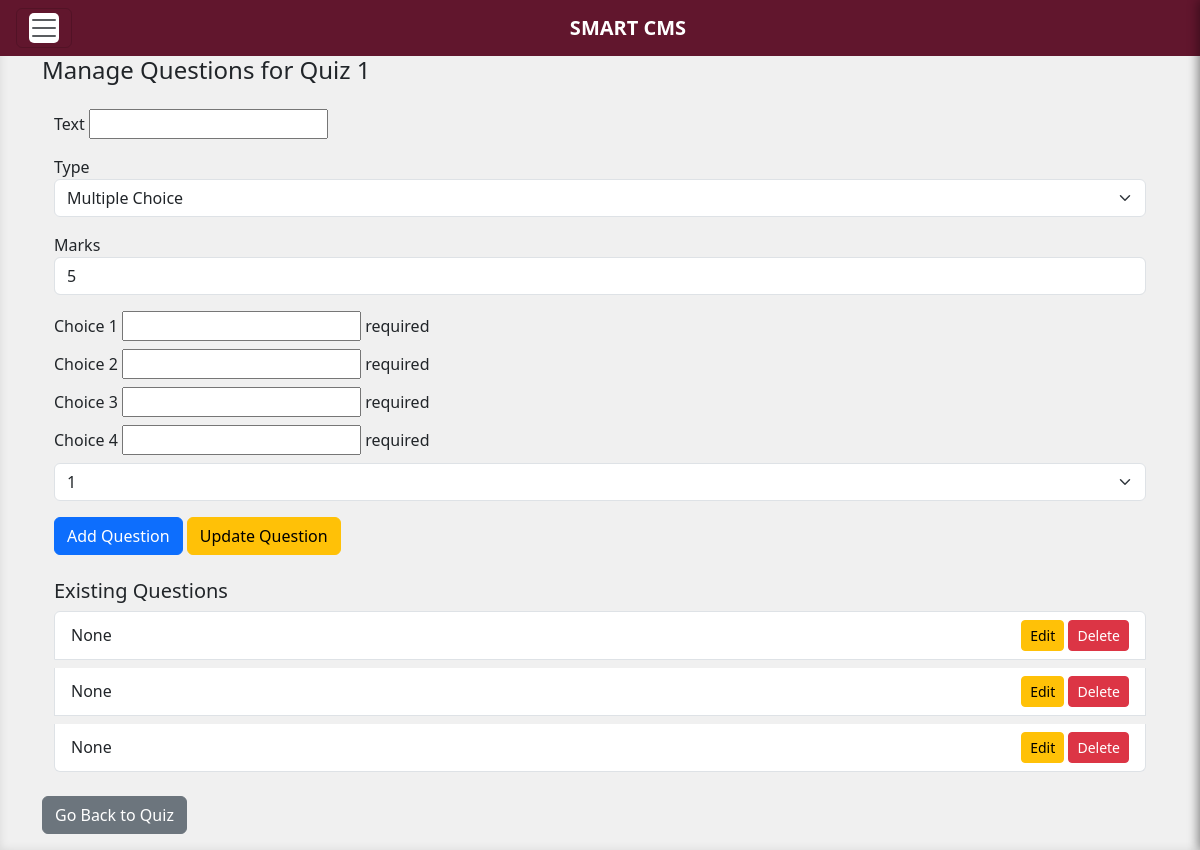
The page /instructor/quiz/1/2/ on the database as committed earlier.
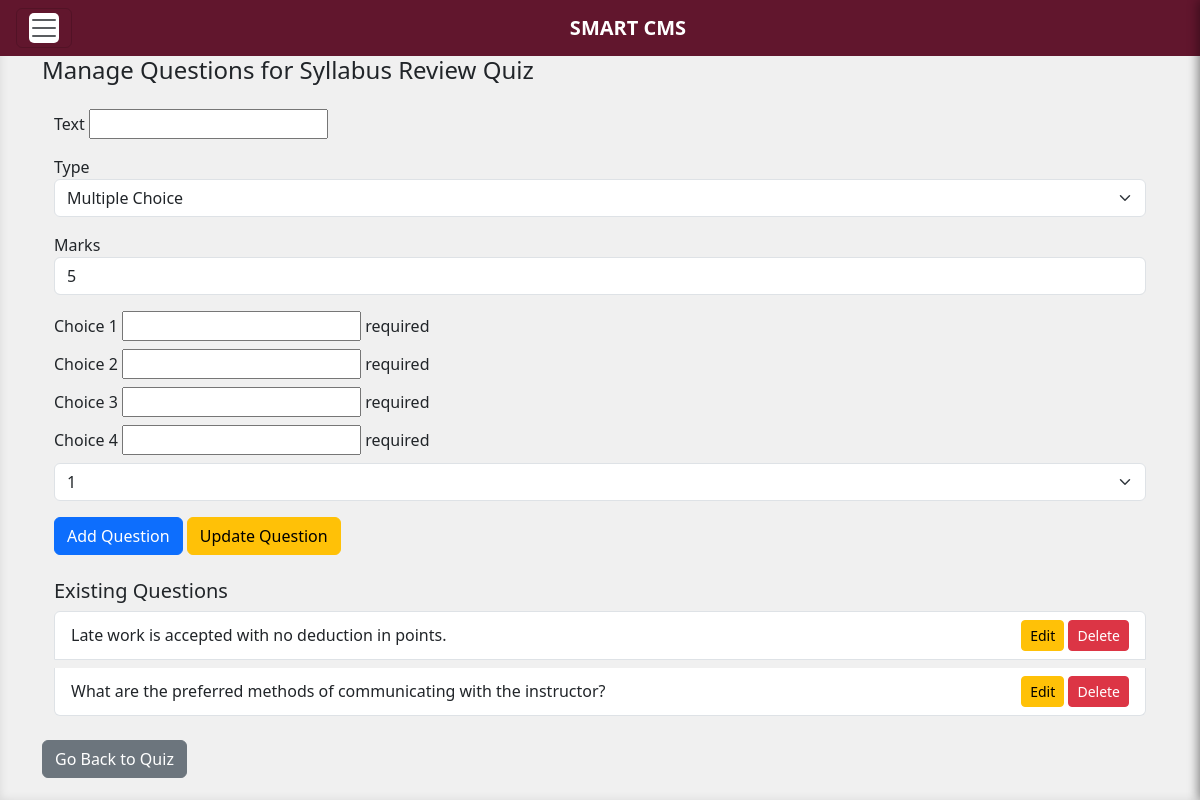
The same page on the database as committed later.
### instructor/models.py (models this page shows, shortened)
class Quiz(models.Model):
    user = models.ForeignKey(settings.AUTH_USER_MODEL, on_delete=models.CASCADE, related_name='quizzes')
    class_shell = models.ForeignKey(ClassShell, on_delete=models.CASCADE)
    title = models.CharField(max_length=200)
    grading_percentage = models.FloatField(default=10)
    due_date = models.DateTimeField(null=True, blank=True)

class BaseQuestion(models.Model):
    text= models.CharField(max_length=255,null=True)
    type = models.CharField(max_length=255)
    answer = models.CharField(max_length=255)
    mark = models.IntegerField(default=5)
    choice_1 = models.CharField(max_length=255, blank=True,null=True)
    choice_2 = models.CharField(max_length=255, blank=True,null=True)
    choice_3 = models.CharField(max_length=255, blank=True,null=True)
    choice_4 = models.CharField(max_length=255, blank=True,null=True)
    mcq_answer = models.CharField(max_length=255, blank=True, null=True)
    tf_answer = models.BooleanField(null=True, blank=True)
    class Meta:
        abstract = True

class Question(BaseQuestion):
    quiz = models.ForeignKey(Quiz, on_delete=models.CASCADE)

### instructor/views.py (the view, shortened to what this page needs)
# urls.py: path('quiz/<int:class_shell_id>/<int:quiz_id>/', QuizDetailView.as_view(), name='go_to_quiz'),
class QuizDetailView(View):
    def get(self, request, class_shell_id, quiz_id):
        quiz = get_object_or_404(Quiz, id=quiz_id)
        questions = Question.objects.filter(quiz=quiz)
        question_form = QuestionForm()
        return render(request, 'go_to_quiz.html', {
            'quiz': quiz,
            'questions': questions,
            'question_form': question_form,
            'class_shell_id': class_shell_id
        })

### instructor/forms.py
class QuestionForm(BaseQuestionForm):
    class Meta(BaseQuestionForm.Meta):
        model = Question

### instructor/templates/go_to_quiz.html (shortened to what this page needs)
{% extends "home.html" %}
{% block content %}
<h4>Manage Questions for {{ quiz.title }}</h4>
<div class="container mt-4">
  <form method="POST" id="question-form">
    <div class="mb-3">
      {{ question_form.text.label }} {{ question_form.text }}
    </div>
    <div class="mb-3">
      {{ question_form.type.label }}
      <select name="type" id="question_type" class="form-select" onchange="updateFields()">
        <option value="multiple_choice" {% if question_form.type.value == "multiple_choice" %}selected{% endif %}>Multiple Choice</option>
      </select>
    </div>
    <div class="mb-3">
      <label for="id_mark">Marks</label>
      <input type="number" name="mark" id="id_mark" class="form-control" value="{% if question_form.mark.value %}{{ question_form.mark.value }}{% else %}5{% endif %}">
    </div>
    <div id="multiple_choice_fields" style="display: {% if question_form.type.value == 'multiple_choice' %}block{% else %}none{% endif %};">
      <div class="mb-2">
        {{ question_form.choice_1.label }} {{ question_form.choice_1 }} required
      </div>
      <div class="mb-2">
        {{ question_form.choice_2.label }} {{ question_form.choice_2 }} required
      </div>
      <div class="mb-2">
        {{ question_form.choice_3.label }} {{ question_form.choice_3 }} required
      </div>
      <div class="mb-2">
        {{ question_form.choice_4.label }} {{ question_form.choice_4 }} required
      </div>
      <div class="mb-3">
        <select name="mcq_answer" id="id_mcq_answer" class="form-select" required>
          <option value="1">1</option>
        </select>
      </div>
    </div>
    <div class="mt-3">
      <button type="submit" name="add_question" class="btn btn-primary">Add Question</button>
      <button type="submit" name="edit_question" class="btn btn-warning">Update Question</button>
    </div>
  </form>
  <h5 class="mt-4">Existing Questions</h5>
  <div class="list-group">
    {% for question in questions %}
      <div class="list-group-item d-flex justify-content-between align-items-center mb-2">
        <span>{{ question.text }}</span>
        <div>
          <button class="btn btn-warning btn-sm edit-button"
                  data-id="{{ question.id }}"
                  data-text="{{ question.text }}"
                  data-type="{{ question.type }}"
                  {% if question.type == 'multiple_choice' %}
                    data-answer1="{{ question.choice_1 }}"
                    data-answer2="{{ question.choice_2 }}"
                    data-answer3="{{ question.choice_3 }}"
                    data-answer4="{{ question.choice_4 }}"
                    data-correct="{{ question.mcq_answer }}"
                  {% elif question.type == 'true_false' %}
                    data-answer="{{ question.tf_answer }}"
                  {% elif question.type == 'essay' %}
                    data-answer="{{ question.essay_answer }}"
                  {% endif %}>
            Edit
          </button>
          <form method="POST" class="d-inline">
            <button type="submit" name="delete_question" class="btn btn-danger btn-sm">Delete</button>
          </form>
        </div>
      </div>
    {% empty %}
      <div class="list-group-item">No questions available.</div>
    {% endfor %}
  </div>
</div>
<div class="mt-3">
  <a href="{% url 'instructor:quizlist' class_shell_id=class_shell_id %}" class="btn btn-secondary mb-3">Go Back to Quiz</a>
</div>
{% endblock %}

### templates/home.html (shortened to what this page needs)
<!DOCTYPE html>
<html lang="en">
<head>
  <link
    href="https://cdn.jsdelivr.net/npm/bootstrap@5.3.3/dist/css/bootstrap.min.css"
    rel="stylesheet"
  />
</head>
<body>
  <nav class="navbar d-flex align-items-center justify-content-between px-3">
      <button class="navbar-toggler" onclick="document.getElementById('offcanvasMenu').classList.toggle('open');">
        <span class="navbar-toggler-icon bi bi-list" style="color: white;"></span>
      </button>
      <a class="navbar-brand mx-auto" href="{% url 'accounts:login' %}">SMART CMS</a>
  </nav>
  <div class="container">{% block content %}{% endblock %}</div>
</body>
</html>

### templates/home.html (style rules this page uses)
body { background-color: #f0f0f0; box-shadow: inset 0 0 10px rgba(0, 0, 0, 0.1); min-height: 100vh; }
.navbar { background-color: #61162D; color: #ffffff; }
.navbar-brand { color: #ffffff; font-weight: bold; font-size: 1.25rem; transition: color 0.3s ease; }
.navbar-toggler { color: #ffffff; }
.navbar-toggler .navbar-toggler-icon { background-color: white; border-radius: 5px; }

Rows that differ between the two databases and show on the page:
removed Question: text "None"
removed Question: text "None"
removed Question: text "None"
changed Quiz: title "Quiz 1" → "Syllabus Review Quiz"
added Question: text "Late work is accepted with no deduction in points."
added Question: text "What are the preferred methods of communicating with the instructor?"
